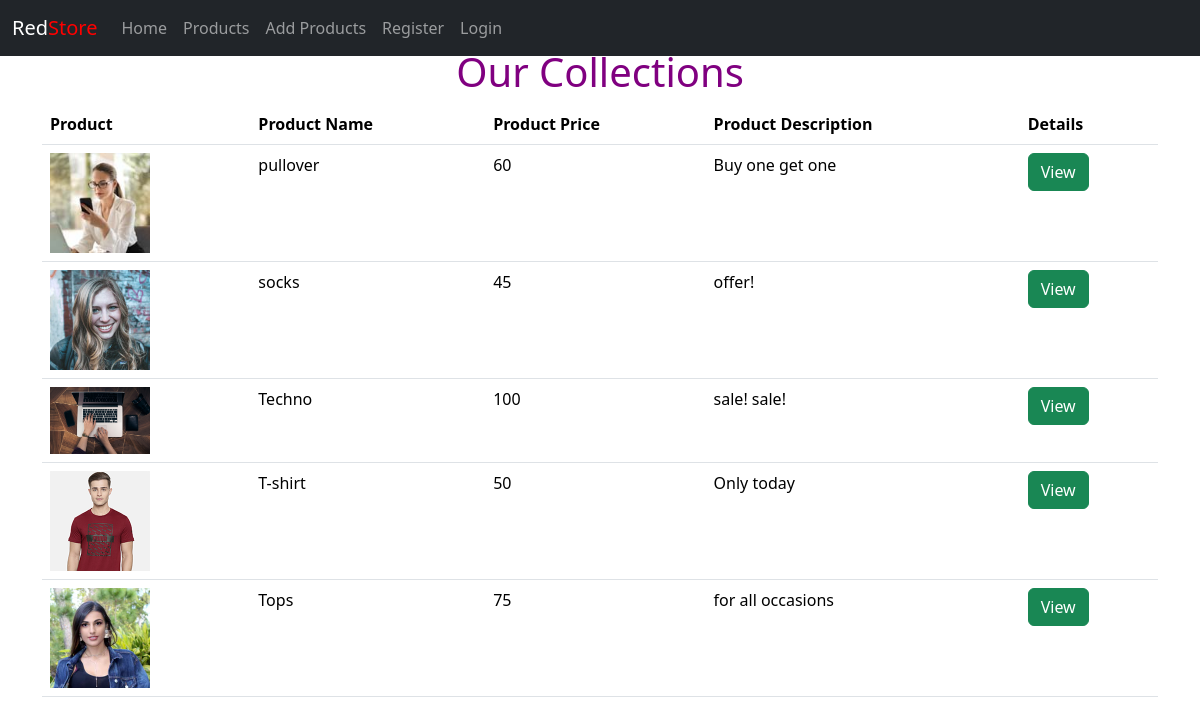
Before: /display_products/ with the older database file.
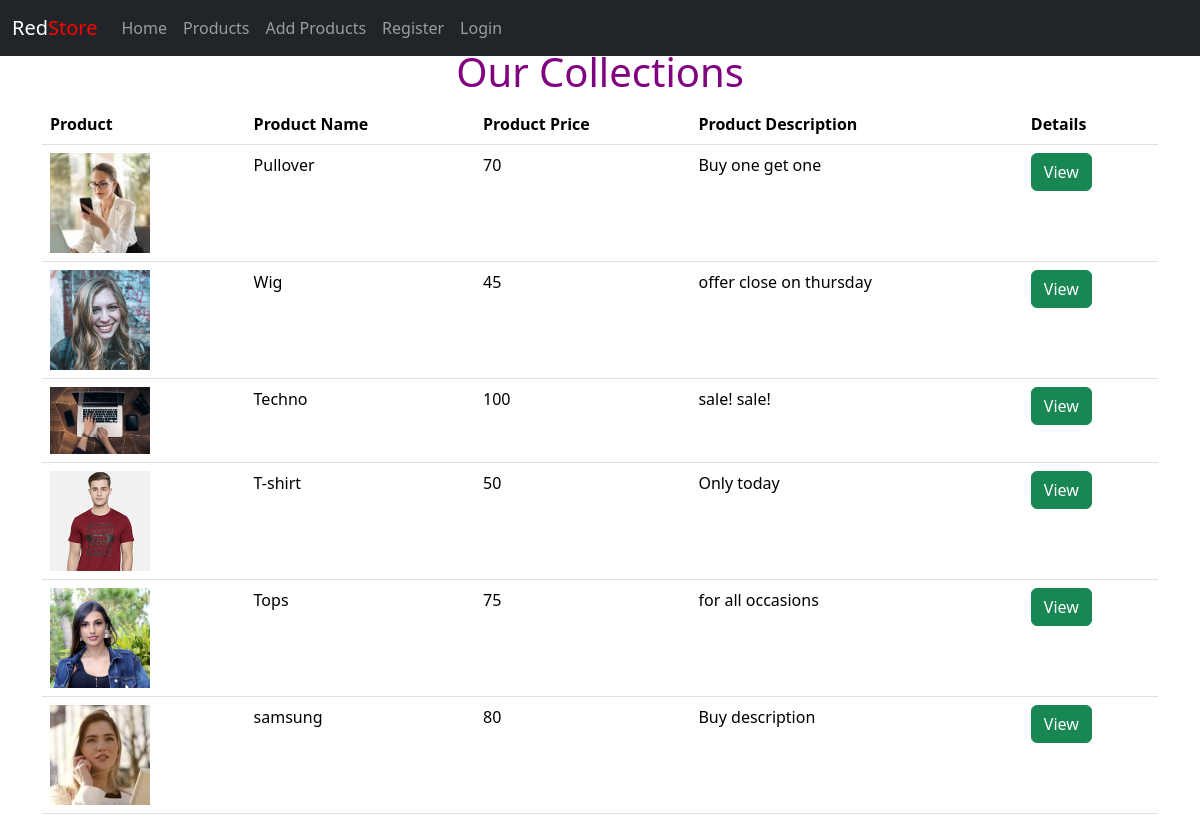
After: the same page with the newer database file.
### product/models.py (models this page shows, shortened)
class Product(models.Model):
    product_name = models.CharField(max_length=200)
    product_price =models.IntegerField()
    product_description = models.TextField(blank=True, null=True)
    product_image = models.ImageField(upload_to='product_images/', default='')

### product/views.py (the view)
# urls.py: path('display_products/', views.display_products, name='display-products'),
def display_products(request):
    products = Product.objects.all()
    return render(request, 'display_products.html',{'products':products})

### product/templates/display_products.html (shortened to what this page needs)
{% extends "layout.html" %}
   {% block content %}
      <center>
      <h1 style="color:purple" class="mb-2">Our Collections</h1>
      <table class="table  table-hover">
         <thead>
          <tr>
              <th>Product </th>
              <th>Product Name</th>
              <th>Product Price</th>
              <th>Product Description</th>
              <th>Details</th>
          </tr>
         </thead>
          <tbody>
          {% for product in products %}
            <tr>
              <td><img src="/media/{{ product.product_image }}" alt="" width=100></td>
                <td>{{ product.product_name }}</td>
              <td>{{ product.product_price }}</td>
              <td>{{ product.product_description }}</td>
                 <td><a href="{% url 'product-details' product.id %}" class="btn btn-success">View</a></td>
            </tr>
          {% endfor %}
          </tbody>
      </table>
      </center>
   {% endblock content %}

### product/templates/layout.html (shortened to what this page needs)
<!doctype html>
<html lang="en">
  <head>
    <link href="https://cdn.jsdelivr.net/npm/bootstrap@5.3.3/dist/css/bootstrap.min.css" rel="stylesheet">
  </head>
  <body>
          <nav class="navbar navbar-expand-lg navbar-dark bg-dark fixed-top">
            <div class="container-fluid">
              <a class="navbar-brand" href="{% url 'home' %}">Red<span style="color:red">Store</span></a>
              <div class="collapse navbar-collapse" id="navbarNav">
                <ul class="navbar-nav">
                  <li class="nav-item">
                    <a class="nav-link" href="{% url 'home' %}">Home</a>
                  </li>
                  <li class="nav-item">
                    <a class="nav-link" href="{% url 'display-products' %}">Products</a>
                  </li>
                  <li class="nav-item">
                    <a class="nav-link" href="{% url 'insert-product' %}">Add Products</a>
                  </li>
                  {% if user.is_authenticated %}
                  <li class="nav-item">
                    <a class="nav-link" href="{% url 'logout' %}">Logout</a>
                  </li>
                  {% else %}
                  <li class="nav-item">
                    <a class="nav-link" href="{% url 'register-user' %}">Register</a>
                  </li>
                      <li class="nav-item">
                        <a class="nav-link" href="{% url 'login' %}">Login</a>
                      </li>
                  {% endif %}
                </ul>
              </div>
            </div>
          </nav>
          <div class="container mt-5">
                {% block content %}{% endblock content %}
          </div>
  </body>
</html>

Changed rows visible on the page:
changed Product "Buy one get one": product_name "pullover" → "Pullover"; product_price "60" → "70"
changed Product: product_name "socks" → "Wig"; product_description "offer!" → "offer close on thursday"
added Product: product_image (picture), product_name "samsung", product_price "80", product_description "Buy description"
